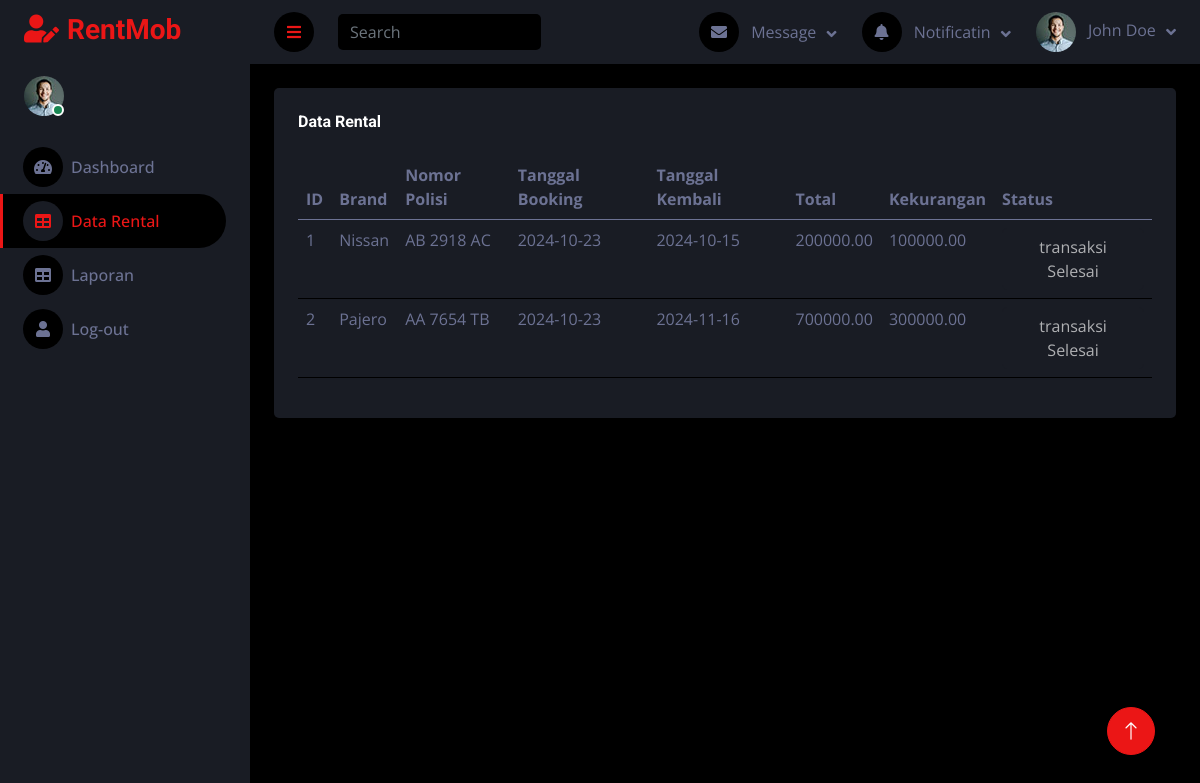
The app's page /petugas/data_rental.php with its own data.
### tables this page shows
CREATE TABLE IF NOT EXISTS `tb_transaksi` (
  `id_transaksi` int NOT NULL AUTO_INCREMENT,
  `nik` int NOT NULL,
  `nopol` varchar(10) NOT NULL,
  `tgl_booking` date NOT NULL,
  `tgl_ambil` date NOT NULL,
  `tgl_kembali` date NOT NULL,
  `supir` tinyint(1) NOT NULL,
  `total` decimal(10,2) NOT NULL,
  `downpayment` decimal(10,2) NOT NULL,
  `kekurangan` decimal(10,2) NOT NULL,
  `status` enum('booking','approve','ambil','kembali') NOT NULL,
  PRIMARY KEY (`id_transaksi`)
);

CREATE TABLE IF NOT EXISTS `tb_mobil` (
  `nopol` varchar(10) NOT NULL,
  `brand` varchar(90) NOT NULL,
  `type` varchar(90) NOT NULL,
  `tahun` date NOT NULL,
  `harga` decimal(10,0) NOT NULL,
  `foto` varchar(99) NOT NULL,
  `status` enum('tersedia','kosong') NOT NULL,
  PRIMARY KEY (`nopol`)
);

### petugas/data_rental.php (the view, shortened to what this page needs)
<!DOCTYPE html>
<html lang="en">
<head>
    <link href="https://cdnjs.cloudflare.com/ajax/libs/font-awesome/5.10.0/css/all.min.css" rel="stylesheet">
    <link href="https://cdn.jsdelivr.net/npm/bootstrap-icons@1.4.1/font/bootstrap-icons.css" rel="stylesheet">
    <link href="../lib/owlcarousel/assets/owl.carousel.min.css" rel="stylesheet">
    <link href="../lib/tempusdominus/css/tempusdominus-bootstrap-4.min.css" rel="stylesheet" />
    <link href="../css/bootstrap.min.css" rel="stylesheet">
    <link href="../css/style.css" rel="stylesheet">
</head>
<body>
    <div class="container-fluid position-relative d-flex p-0">
        <div class="sidebar pe-4 pb-3">
            <nav class="navbar bg-secondary navbar-dark">
                <a href="pet.php" class="navbar-brand mx-4 mb-3">
                    <h3 class="text-primary"><i class="fa fa-user-edit me-2"></i>RentMob</h3>
                </a>
                <div class="d-flex align-items-center ms-4 mb-4">
                    <div class="position-relative">
                        <img class="rounded-circle" src="../img/user.jpg" alt="" style="width: 40px; height: 40px;">
                        <div class="bg-success rounded-circle border border-2 border-white position-absolute end-0 bottom-0 p-1"></div>
                    </div>
                </div>
                <div class="navbar-nav w-100">
                    <a href="pet.php" class="nav-item nav-link "><i class="fa fa-tachometer-alt me-2"></i>Dashboard</a>
                    <a href="data_rental.php" class="nav-item nav-link active"><i class="fa fa-table me-2"></i>Data Rental</a>
                    <a href="hist.php" class="nav-item nav-link"><i class="fa fa-table me-2"></i>Laporan</a>
                    <a href="logout.php" class="nav-item nav-link"><i class="fa fa-user me-2"></i>Log-out</a>
                </div>
            </nav>
        </div>
        <div class="content">
            <nav class="navbar navbar-expand bg-secondary navbar-dark sticky-top px-4 py-0">
                <a href="#" class="sidebar-toggler flex-shrink-0">
                    <i class="fa fa-bars"></i>
                </a>
                <form class="d-none d-md-flex ms-4">
                    <input class="form-control bg-dark border-0" type="search" placeholder="Search">
                </form>
                <div class="navbar-nav align-items-center ms-auto">
                    <div class="nav-item dropdown">
                        <a href="#" class="nav-link dropdown-toggle" data-bs-toggle="dropdown">
                            <i class="fa fa-envelope me-lg-2"></i>
                            <span class="d-none d-lg-inline-flex">Message</span>
                        </a>
                    </div>
                    <div class="nav-item dropdown">
                        <a href="#" class="nav-link dropdown-toggle" data-bs-toggle="dropdown">
                            <i class="fa fa-bell me-lg-2"></i>
                            <span class="d-none d-lg-inline-flex">Notificatin</span>
                        </a>
                    </div>
                    <div class="nav-item dropdown">
                        <a href="#" class="nav-link dropdown-toggle" data-bs-toggle="dropdown">
                            <img class="rounded-circle me-lg-2" src="img/user.jpg" alt="" style="width: 40px; height: 40px;">
                            <span class="d-none d-lg-inline-flex">John Doe</span>
                        </a>
                    </div>
                </div>
            </nav>
            <div class="container-fluid pt-4 px-4">
                <div class="row g-4">
                    <div class="col-12">
                        <div class="bg-secondary rounded h-100 p-4">
                            <h6 class="mb-4">Data Rental</h6>
                            <div class="table-responsive">
                                <table class="table">
                                <?php
                            include "koneksi.php";
                            $sql = "SELECT
                                        t.id_transaksi,
                                        m.brand,
                                        t.nopol,
                                        t.tgl_booking,
                                        t.tgl_kembali,
                                        t.total,
                                        t.kekurangan,
                                        t.status,
                                        k.id_kembali
                                    FROM
                                        tb_transaksi t
                                        LEFT JOIN
                                        tb_kembali k ON t.id_transaksi = k.id_transaksi
                                    JOIN
                                        tb_mobil m ON t.nopol = m.nopol";
                            $result = $koneksi->query($sql);
                            ?>
                            <thead>
                            <tr>
                                <th>ID</th>
                                <th>Brand</th>
                                <th>Nomor Polisi</th>
                                <th>Tanggal Booking</th>
                                <th>Tanggal Kembali</th>
                                <th>Total</th>
                                <th>Kekurangan</th>
                                <th>Status</th>
                            </tr>
                            </thead>
                            <tbody>
                            <?php
                            if ($result->num_rows > 0) {
                                while ($row = $result->fetch_assoc()) {
                                echo "<tr>";
                                echo "<td>" . $row["id_transaksi"] . "</td>";
                                echo "<td>" . $row["brand"] . "</td>";
                                echo "<td>" . $row["nopol"] . "</td>";
                                echo "<td>" . $row["tgl_booking"] . "</td>";
                                echo "<td>" . $row["tgl_kembali"] . "</td>";
                                echo "<td>" . $row["total"] . "</td>";
                                echo "<td>" . $row["kekurangan"] . "</td>";
                                if ($row["status"] == 'booking') {
                                    echo "<td><a href='approve.php?id=" . $row["id_transaksi"] . "' class='btn btn-primary rounded-pill m-2'>Setujui Perentalan</a></td>";
                                } elseif ($row["status"] == 'approve') {
                                    echo "<td><button class='btn btn-secondary' disabled>Menunggu Mobil Diambil</button></td>";
                                } elseif ($row["status"] == 'ambil') {
                                    echo "<td><a href='kembali.php?id=" . $row["id_transaksi"] . "' class='btn btn-primary rounded-pill m-2'>Pengembalian dan Pembayaran</a></td>";
                                } elseif ($row["status"] == 'kembali') {
                                    echo "<td><button class='btn btn-secondary' disabled>transaksi Selesai</button></td>";
                                }
                                    echo "</tr>";
                                }
                            } else {
                                echo "<tr><td colspan='6'>Tidak ada data</td></tr>";
                            }
                            ?>
                            </tbody>
                                </table>
                            </div>
                        </div>
                    </div>
                </div>
            </div>
        </div>
        <a href="#" class="btn btn-lg btn-primary btn-lg-square back-to-top"><i class="bi bi-arrow-up"></i></a>
    </div>
</body>
</html>

### css/style.css (style rules this page uses)
:root { --primary: #EB1616; --secondary: #191C24; --light: #6C7293; --dark: #000000; }
.back-to-top { position: fixed; display: none; right: 45px; bottom: 45px; z-index: 99; }
.btn { transition: .5s; }
.btn-lg-square { width: 48px; height: 48px; }
.btn-square, .btn-sm-square, .btn-lg-square { padding: 0; display: inline-flex; align-items: center; justify-content: center; font-weight: normal; border-radius: 50px; }
.sidebar { position: fixed; top: 0; left: 0; bottom: 0; width: 250px; height: 100vh; overflow-y: auto; background: var(--secondary); transition: 0.5s; z-index: 999; }
.content { margin-left: 250px; min-height: 100vh; background: var(--dark); transition: 0.5s; }
@media (min-width: 992px) { .sidebar { margin-left: 0; } }
@media (min-width: 992px) { .content { width: calc(100% - 250px); } }
.sidebar .navbar .navbar-nav .nav-link { padding: 7px 20px; color: var(--light); font-weight: 500; border-left: 3px solid var(--secondary); border-radius: 0 30px 30px 0; outline: none; }
.sidebar .navbar .navbar-nav .nav-link:hover, .sidebar .navbar .navbar-nav .nav-link.active { color: var(--primary); background: var(--dark); border-color: var(--primary); }
.sidebar .navbar .navbar-nav .nav-link i { width: 40px; height: 40px; display: inline-flex; align-items: center; justify-content: center; background: var(--dark); border-radius: 40px; }
.sidebar .navbar .navbar-nav .nav-link:hover i, .sidebar .navbar .navbar-nav .nav-link.active i { background: var(--secondary); }
.content .navbar .navbar-nav .nav-link { margin-left: 25px; padding: 12px 0; color: var(--light); outline: none; }
.content .navbar .sidebar-toggler, .content .navbar .navbar-nav .nav-link i { width: 40px; height: 40px; display: inline-flex; align-items: center; justify-content: center; background: var(--dark); border-radius: 40px; }
.content .navbar .dropdown-toggle::after { margin-left: 6px; vertical-align: middle; border: none; content: "\f107"; font-family: "Font Awesome 5 Free"; font-weight: 900; transition: .5s; }

### records on screen
tb_transaksi: id_transaksi "1", tb_mobil.brand "Nissan", nopol "AB 2918 AC", tgl_booking "2024-10-23", tgl_kembali "2024-10-15", total "200000.00", kekurangan "100000.00", status "transaksi Selesai"
tb_transaksi: id_transaksi "2", tb_mobil.brand "Pajero", nopol "AA 7654 TB", tgl_booking "2024-10-23", tgl_kembali "2024-11-16", total "700000.00", kekurangan "300000.00", status "transaksi Selesai"
